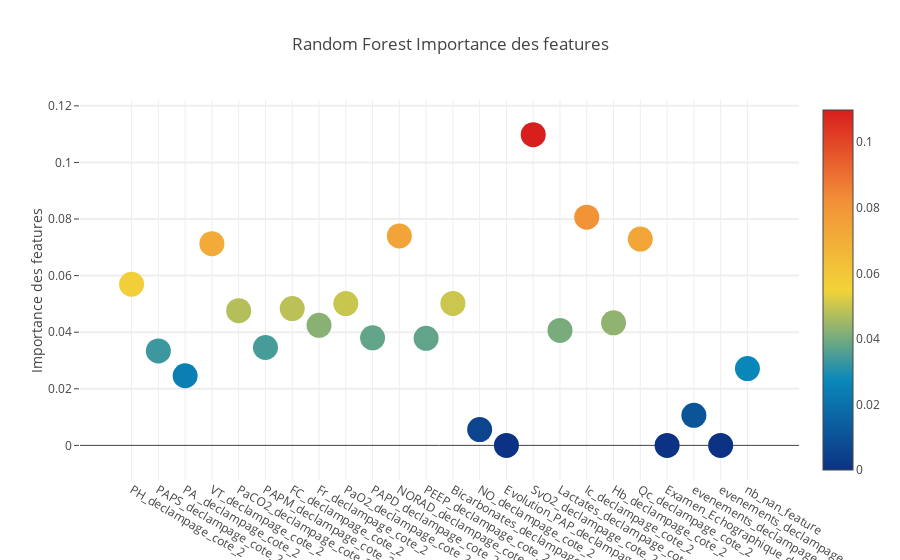

Notebook source saved alongside this figure:
### Markdown cell above
## Feature Importance Visualisation

### Code cell
trace = go.Scatter(x=feature_dataframe['features'].values,
                   y=feature_dataframe['Random Forest Importance des features'].values,

                   mode='markers',
                   marker=dict(
    sizemode='diameter',
    sizeref=1,
    size=25,
    # color = np.random.randn(500), #set color equal to a variable
    color=feature_dataframe['Random Forest Importance des features'].values,
    colorscale='Portland',
    showscale=True
),
    text=feature_dataframe['features'].values
)

data = [trace]

layout = go.Layout(
    autosize=True,
    title='Random Forest Importance des features',
    hovermode='closest',
    yaxis=dict(
        title='Importance des features',
        ticklen=5,
        gridwidth=2
    ),
    showlegend=False
)

fig = go.Figure(data=data, layout=layout)

py.iplot(fig, filename='scatter2010')

### Figure 1 — Plotly figure (JSON) as saved in the notebook; plotly's stock layout.template omitted (floating-point values rounded to 4 significant figures)
{"data": [{"marker": {"color": [0.05694, 0.03338, 0.02462, 0.07129, 0.0476, 0.03461, 0.04836, 0.04242, 0.0501, 0.038, 0.07404, 0.03784, 0.05016, 0.005571, 0, 0.1098, 0.04063, 0.08066, 0.0433, 0.0729, 0, 0.01061, 0, 0.02714], "colorscale": "Portland", "showscale": true, "size": 25, "sizemode": "diameter", "sizeref": 1}, "mode": "markers", "text": ["PH_declampage_cote_2", "PAPS_declampage_cote_2", "PA _declampage_cote_2", "VT_declampage_cote_2", "PaCO2_declampage_cote_2", "PAPM_declampage_cote_2", "FC_declampage_cote_2", "Fr_declampage_cote_2", "PaO2_declampage_cote_2", "PAPD_declampage_cote_2", "NORAD_declampage_cote_2", "PEEP_declampage_cote_2", "Bicarbonates_declampage_cote_2", "NO_declampage_cote_2", "Evolution_PAP_declampage_cote_2", "SvO2_declampage_cote_2", "Lactates_declampage_cote_2", "Ic_declampage_cote_2", "Hb_declampage_cote_2", "Qc_declampage_cote_2", "Examen_Echographique_declampage_cote_2", "evenements_declampage_cote_2", "evenements_declampage_cote_2_commentaires", "nb_nan_feature"], "type": "scatter", "uid": "c8e33814-1c18-11e9-ab17-af1fd6724912", "x": ["PH_declampage_cote_2", "PAPS_declampage_cote_2", "PA _declampage_cote_2", "VT_declampage_cote_2", "PaCO2_declampage_cote_2", "PAPM_declampage_cote_2", "FC_declampage_cote_2", "Fr_declampage_cote_2", "PaO2_declampage_cote_2", "PAPD_declampage_cote_2", "NORAD_declampage_cote_2", "PEEP_declampage_cote_2", "Bicarbonates_declampage_cote_2", "NO_declampage_cote_2", "Evolution_PAP_declampage_cote_2", "SvO2_declampage_cote_2", "Lactates_declampage_cote_2", "Ic_declampage_cote_2", "Hb_declampage_cote_2", "Qc_declampage_cote_2", "Examen_Echographique_declampage_cote_2", "evenements_declampage_cote_2", "evenements_declampage_cote_2_commentaires", "nb_nan_feature"], "y": [0.05694, 0.03338, 0.02462, 0.07129, 0.0476, 0.03461, 0.04836, 0.04242, 0.0501, 0.038, 0.07404, 0.03784, 0.05016, 0.005571, 0, 0.1098, 0.04063, 0.08066, 0.0433, 0.0729, 0, 0.01061, 0, 0.02714]}], "layout": {"autosize": true, "hovermode": "closest", "showlegend": false, "title": "Random Forest Importance des features", "yaxis": {"gridwidth": 2, "ticklen": 5, "title": "Importance des features"}}}
